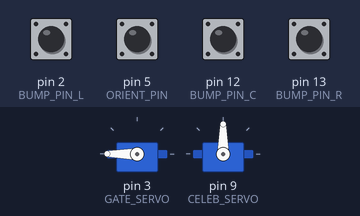
Recording of a sketch running on a simulated Arduino Uno, built with avr-gcc and run on an emulated ATmega328P. Parts: 2 × servo. Inputs (shaded band) come from the test bench; at power-on: pin 2 (BUMP_PIN_L), pin 5 (ORIENT_PIN), pin 12 (BUMP_PIN_C), pin 13 (BUMP_PIN_R) HIGH.

Above: at 0.1 s.
At 3.05 s:
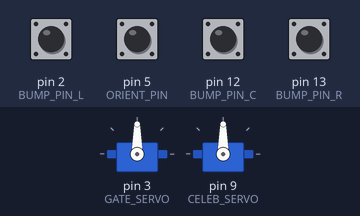
At 4.2 s:
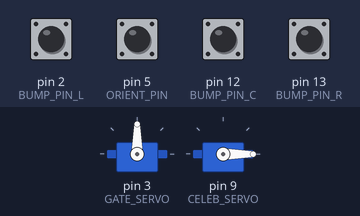
Timing chart, 0 to 5.7 s (numbered marks = the images above):
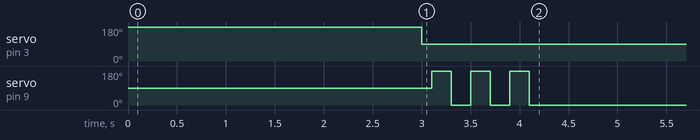

Measured:
- by itself, servo on pin 3 (GATE_SERVO): 180° → 90° at 3.0 s
- by itself, servo on pin 9 (CELEB_SERVO): 90° → 180° at 3.1 s, → 0° 0.20 s later, → 180° 0.20 s later, → 0° 0.20 s later, … (6 changes in this stretch)

The sketch:

StartzoneAndShooting_SkeletonCode.ino
```cpp
#include "HC_SR04.h"
#include "ezButton.h"
#include "Servo.h"

// HC_SR04 pins
#define TRIG_PIN A3
#define ECHO_PIN 4

// Button pins
#define STOP_PIN 0
#define ORIENT_PIN 5
#define BUMP_PIN_L 2
#define BUMP_PIN_C 12
#define BUMP_PIN_R 13

// Motors
#define GATE_SERVO 3 // PWM pin
#define CELEB_SERVO 9 // PWM pin

// Initialize sensors
// HC_SR04 hc(TRIG_PIN, ECHO_PIN); // not working right now

ezButton STOP_butt(STOP_PIN);
ezButton ORI_butt(ORIENT_PIN);
ezButton L_butt(BUMP_PIN_L);
ezButton C_butt(BUMP_PIN_C);
ezButton R_butt(BUMP_PIN_R);

Servo gateServo;
Servo celebServo;

enum startzone {
  WAVING, // Power on initiation
  WAIT_FOR_BUTT, // Waiting for orient button
  ROTATE_IN_PLACE, // Rotate while orient button pressed
  CROSS_BOX // crossing line of start zone, all 3 IR sensors will trigger
};

enum shooting {
  TO_SHOOT, // driving along wall to shooting zone
  SHOOT, // open gate
  CELEB, // final celebration
  FINISH // end code
};

// tracking which group of states we are in. will definitely grow
enum stateGroup {
  startGroup, // startzone states
  shootGroup   // shooting states
};

// initializing state trackers
startzone startStates = WAVING;
// shooting shootStates = TO_SHOOT;
// stateGroup curStateGroup = startGroup;

// debugging shooting code:
shooting shootStates = SHOOT;
stateGroup curStateGroup = shootGroup;

void setup() {
  Serial.begin(9600);
  while(!Serial) continue;

  STOP_butt.setDebounceTime(100);
  ORI_butt.setDebounceTime(100);
  L_butt.setDebounceTime(50);
  C_butt.setDebounceTime(50);
  R_butt.setDebounceTime(50);

  gateServo.attach(GATE_SERVO);
  celebServo.attach(CELEB_SERVO);

  gateServo.write(90); //  set to blocking position
}

void loop() {
  STOP_butt.loop();
  ORI_butt.loop();
  L_butt.loop();
  C_butt.loop();
  R_butt.loop();

  switch (curStateGroup) {
    case startGroup:
      switch (startStates) {
        case WAVING:
          // run blocking code waving at people
          for (int i = 0; i < 3; i++) {
            celebServo.write(180);
            delay(500);
            celebServo.write(0);
            delay(200);
          }
          startStates = WAIT_FOR_BUTT;
          break;
        case WAIT_FOR_BUTT:
          // begins rotating in place when button is pressed
          if(ORI_butt.isPressed()) {
            startStates = ROTATE_IN_PLACE;
          }
          break;
        case ROTATE_IN_PLACE:
          // ************ INSERT ROTATE CODE ************

          // continue rotating until button is released
          if(ORI_butt.isReleased()) {
            startStates = CROSS_BOX;
          }
          break;
        case CROSS_BOX:
          // not sure right now, something about the IR sensors all triggering?
          curStateGroup = shootGroup;
          break;
      }

    case shootGroup:
      switch (shootStates) {
        case TO_SHOOT:
          // drive along wall, using ultrasonic sensor
          shootStates = SHOOT;
          break;
        case SHOOT:
          // blocking code until all the balls are released
          gateServo.write(180); // open position
          delay(3000);
          gateServo.write(90); // back to blocking
          delay(100);
          shootStates = CELEB;
          break;
        case CELEB:
          // blocking code while celebrating
          for (int i = 0; i < 3; i++) {
            celebServo.write(180);
            delay(200);
            celebServo.write(0);
            delay(200);
          }
          shootStates = FINISH;
          break;
        case FINISH:
          return; // end code completely
      }
  }
}

// HC_SR04 code, will go in loop eventually
// void SensorCode() {
//   if(sensor.isFinished()){
//     // Do something with the range...
//     Serial.print(sensor.getRange());
//     Serial.println("cm");
//     delay(1000);
//     sensor.start();
//   }
//   // Do other things...
// }
```
